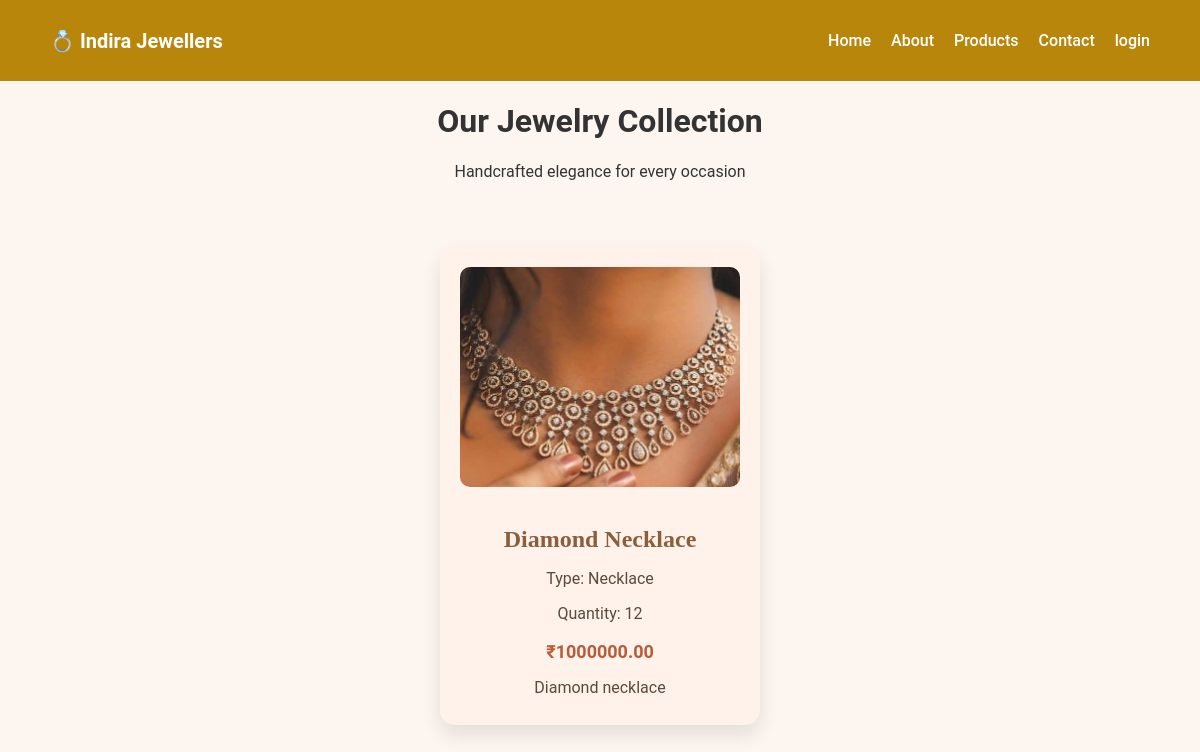
/products.php, run on the app's committed database.
### tables this page shows
CREATE TABLE `inventory` (
  `id` int(11) NOT NULL,
  `image` longblob NOT NULL,
  `name` varchar(100) NOT NULL,
  `type` varchar(50) NOT NULL,
  `quantity` int(11) NOT NULL,
  `price` decimal(10,2) NOT NULL,
  `description` text DEFAULT NULL,
  `created_at` timestamp NOT NULL DEFAULT current_timestamp()
);

### products.php (the view, shortened to what this page needs)
<?php
include 'config.php';
$sql = "SELECT * FROM inventory ORDER BY created_at DESC";
$result = $conn->query($sql);
?>
<!DOCTYPE html>
<html lang="en">
<head>
    <link rel="stylesheet" href="assets/css/products.css">
</head>
<body>
  <header>
    <div class="logo">💍 Indira Jewellers</div>
    <nav>
      <ul>
        <li><a href="index.php">Home</a></li>
        <li><a href="about.php">About</a></li>
        <li><a href="products.php">Products</a></li>
        <li><a href="contact.php">Contact</a></li>
        <li><a href="login.php">login</a></li>
      </ul>
    </nav>
  </header>
    <center>
        <h1>Our Jewelry Collection</h1>
         <p class="subtitle">Handcrafted elegance for every occasion</p>
    </center>
    <div class="products-container">
        <?php
        if ($result->num_rows > 0) {
            while($row = $result->fetch_assoc()) {
                echo '<div class="product-card">';
                echo '<img src="uploads/'.$row['image'].'" alt="'.$row['name'].'">';
                echo '<h2>'.$row['name'].'</h2>';
                echo '<p>Type: '.$row['type'].'</p>';
                echo '<p>Quantity: '.$row['quantity'].'</p>';
                echo '<p class="price">₹'.$row['price'].'</p>';
                echo '<p class="description">'.$row['description'].'</p>';
                echo '</div>';
            }
        } else {
            echo '<p class="no-products">No products found.</p>';
        }
        ?>
    </div>
</body>
</html>

### assets/css/products.css (style rules this page uses)
body { font-family: 'Roboto', sans-serif; margin: 0; padding: 0; background-color: #fdf6f0; color: #333; }
.products-container { display: flex; flex-wrap: wrap; justify-content: center; gap: 30px; padding: 50px 20px; }
.product-card { background-color: #fff2eb; border-radius: 15px; box-shadow: 0 10px 20px rgba(0,0,0,0.1); width: 280px; text-align: center; padding: 20px; transition: transform 0.3s, box-shadow 0.3s; }
.product-card img { width: 100%; height: 220px; object-fit: cover; border-radius: 10px; margin-bottom: 15px; }
.product-card h2 { font-family: 'Playfair Display', serif; color: #8b5e3c; margin-bottom: 10px; }
.product-card p { font-size: 16px; margin-bottom: 8px; color: #5a4a3a; }
.product-card .price { font-weight: bold; color: #b85c38; font-size: 18px; }
header { background: #b8860b; color: white; display: flex; justify-content: space-between; align-items: center; padding: 15px 50px; }
header .logo { font-size: 20px; font-weight: bold; }
nav ul { list-style: none; display: flex; gap: 20px; }
nav ul li a { color: white; text-decoration: none; font-weight: 500; }

### data on the page
inventory: image (picture), name "Diamond Necklace", type "Necklace", quantity "12", price "1000000.00", description "Diamond necklace"
